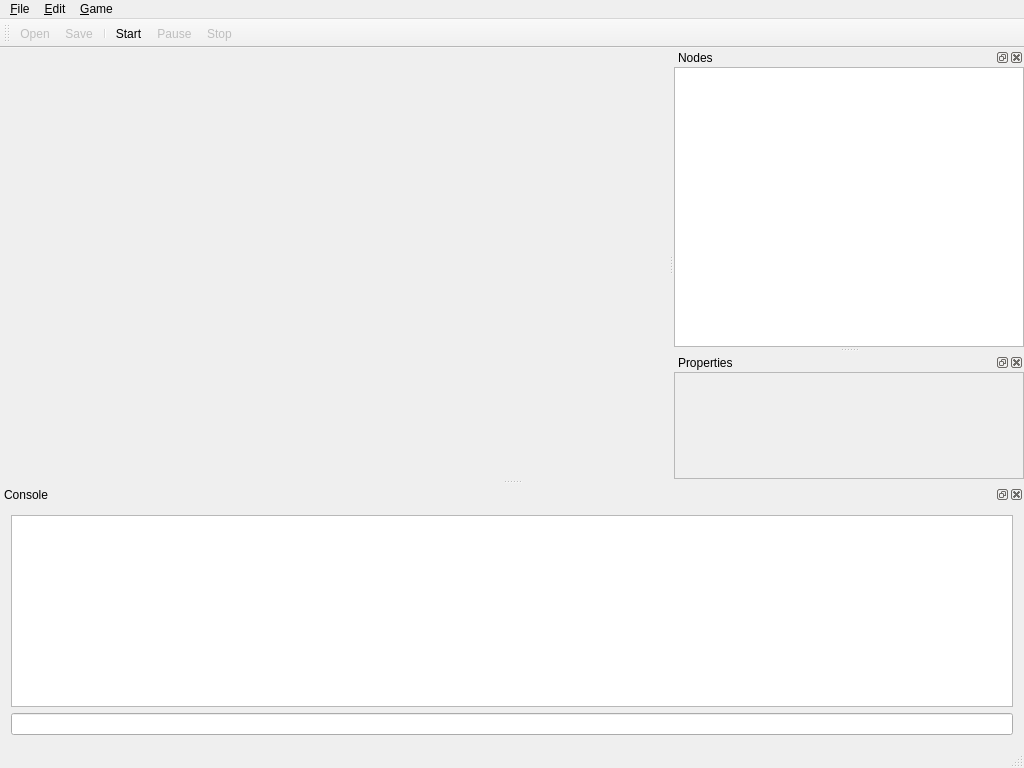
<?xml version="1.0" encoding="UTF-8"?>
<ui version="4.0">
 <class>MainWindow</class>
 <widget class="QMainWindow" name="MainWindow">
  <property name="geometry">
   <rect>
    <x>0</x>
    <y>0</y>
    <width>1024</width>
    <height>768</height>
   </rect>
  </property>
  <property name="windowTitle">
   <string>MainWindow</string>
  </property>
  <widget class="QWidget" name="centralWidget">
   <layout class="QHBoxLayout" name="horizontalLayout">
    <property name="spacing">
     <number>0</number>
    </property>
    <property name="leftMargin">
     <number>0</number>
    </property>
    <property name="topMargin">
     <number>0</number>
    </property>
    <property name="rightMargin">
     <number>0</number>
    </property>
    <property name="bottomMargin">
     <number>0</number>
    </property>
   </layout>
  </widget>
  <widget class="QMenuBar" name="menuBar">
   <property name="geometry">
    <rect>
     <x>0</x>
     <y>0</y>
     <width>1024</width>
     <height>17</height>
    </rect>
   </property>
   <widget class="QMenu" name="menu_File">
    <property name="title">
     <string>&amp;File</string>
    </property>
    <addaction name="actionNew"/>
    <addaction name="actionOpen"/>
    <addaction name="actionSave"/>
    <addaction name="actionSaveAs"/>
    <addaction name="separator"/>
    <addaction name="actionQuit"/>
   </widget>
   <widget class="QMenu" name="menu_Edit">
    <property name="title">
     <string>&amp;Edit</string>
    </property>
    <addaction name="actionUndo"/>
    <addaction name="actionRedo"/>
    <addaction name="separator"/>
    <addaction name="actionCut"/>
    <addaction name="actionCopy"/>
    <addaction name="actionPaste"/>
   </widget>
   <widget class="QMenu" name="menu_Game">
    <property name="title">
     <string>&amp;Game</string>
    </property>
    <addaction name="actionStart"/>
    <addaction name="actionPause"/>
    <addaction name="actionStop"/>
   </widget>
   <addaction name="menu_File"/>
   <addaction name="menu_Edit"/>
   <addaction name="menu_Game"/>
  </widget>
  <widget class="QToolBar" name="mainToolBar">
   <attribute name="toolBarArea">
    <enum>TopToolBarArea</enum>
   </attribute>
   <attribute name="toolBarBreak">
    <bool>false</bool>
   </attribute>
   <addaction name="actionOpen"/>
   <addaction name="actionSave"/>
   <addaction name="separator"/>
   <addaction name="actionStart"/>
   <addaction name="actionPause"/>
   <addaction name="actionStop"/>
  </widget>
  <widget class="QStatusBar" name="statusBar"/>
  <widget class="QDockWidget" name="dockWidgetConsole">
   <property name="windowTitle">
    <string>Console</string>
   </property>
   <attribute name="dockWidgetArea">
    <number>8</number>
   </attribute>
   <widget class="QWidget" name="dockWidgetContents">
    <layout class="QVBoxLayout" name="verticalLayout" stretch="0,0">
     <item>
      <widget class="QTextBrowser" name="textBrowser"/>
     </item>
     <item>
      <widget class="QLineEdit" name="lineEdit"/>
     </item>
    </layout>
   </widget>
  </widget>
  <widget class="QDockWidget" name="dockWidgetNodes">
   <property name="windowTitle">
    <string>Nodes</string>
   </property>
   <attribute name="dockWidgetArea">
    <number>2</number>
   </attribute>
   <widget class="QTreeView" name="treeView">
    <property name="minimumSize">
     <size>
      <width>350</width>
      <height>0</height>
     </size>
    </property>
   </widget>
  </widget>
  <widget class="QDockWidget" name="dockWidgetProperties">
   <property name="windowTitle">
    <string>Properties</string>
   </property>
   <attribute name="dockWidgetArea">
    <number>2</number>
   </attribute>
   <widget class="QScrollArea" name="scrollArea">
    <property name="widgetResizable">
     <bool>true</bool>
    </property>
    <widget class="QWidget" name="scrollAreaWidgetContents">
     <property name="geometry">
      <rect>
       <x>0</x>
       <y>0</y>
       <width>348</width>
       <height>92</height>
      </rect>
     </property>
     <layout class="QFormLayout" name="formLayout"/>
    </widget>
   </widget>
  </widget>
  <action name="actionNew">
   <property name="enabled">
    <bool>false</bool>
   </property>
   <property name="icon">
    <iconset resource="resources.qrc">
     <normaloff>:/EngineTest/images/actionNew.png</normaloff>:/EngineTest/images/actionNew.png</iconset>
   </property>
   <property name="text">
    <string>&amp;New</string>
   </property>
  </action>
  <action name="actionOpen">
   <property name="enabled">
    <bool>false</bool>
   </property>
   <property name="icon">
    <iconset resource="resources.qrc">
     <normaloff>:/EngineTest/images/actionOpen.png</normaloff>:/EngineTest/images/actionOpen.png</iconset>
   </property>
   <property name="text">
    <string>&amp;Open</string>
   </property>
  </action>
  <action name="actionSave">
   <property name="enabled">
    <bool>false</bool>
   </property>
   <property name="icon">
    <iconset resource="resources.qrc">
     <normaloff>:/EngineTest/images/actionSave.png</normaloff>:/EngineTest/images/actionSave.png</iconset>
   </property>
   <property name="text">
    <string>&amp;Save</string>
   </property>
  </action>
  <action name="actionSaveAs">
   <property name="enabled">
    <bool>false</bool>
   </property>
   <property name="icon">
    <iconset resource="resources.qrc">
     <normaloff>:/EngineTest/images/actionSaveAs.png</normaloff>:/EngineTest/images/actionSaveAs.png</iconset>
   </property>
   <property name="text">
    <string>Save &amp;As</string>
   </property>
  </action>
  <action name="actionQuit">
   <property name="enabled">
    <bool>true</bool>
   </property>
   <property name="icon">
    <iconset resource="resources.qrc">
     <normaloff>:/EngineTest/images/actionQuit.png</normaloff>:/EngineTest/images/actionQuit.png</iconset>
   </property>
   <property name="text">
    <string>&amp;Quit</string>
   </property>
  </action>
  <action name="actionUndo">
   <property name="enabled">
    <bool>false</bool>
   </property>
   <property name="icon">
    <iconset resource="resources.qrc">
     <normaloff>:/EngineTest/images/actionUndo.png</normaloff>:/EngineTest/images/actionUndo.png</iconset>
   </property>
   <property name="text">
    <string>&amp;Undo</string>
   </property>
  </action>
  <action name="actionRedo">
   <property name="enabled">
    <bool>false</bool>
   </property>
   <property name="icon">
    <iconset resource="resources.qrc">
     <normaloff>:/EngineTest/images/actionRedo.png</normaloff>:/EngineTest/images/actionRedo.png</iconset>
   </property>
   <property name="text">
    <string>&amp;Redo</string>
   </property>
  </action>
  <action name="actionCut">
   <property name="enabled">
    <bool>false</bool>
   </property>
   <property name="icon">
    <iconset resource="resources.qrc">
     <normaloff>:/EngineTest/images/actionCut.png</normaloff>:/EngineTest/images/actionCut.png</iconset>
   </property>
   <property name="text">
    <string>&amp;Cut</string>
   </property>
  </action>
  <action name="actionCopy">
   <property name="enabled">
    <bool>false</bool>
   </property>
   <property name="icon">
    <iconset resource="resources.qrc">
     <normaloff>:/EngineTest/images/actionCopy.png</normaloff>:/EngineTest/images/actionCopy.png</iconset>
   </property>
   <property name="text">
    <string>C&amp;opy</string>
   </property>
  </action>
  <action name="actionPaste">
   <property name="enabled">
    <bool>false</bool>
   </property>
   <property name="icon">
    <iconset resource="resources.qrc">
     <normaloff>:/EngineTest/images/actionPaste.png</normaloff>:/EngineTest/images/actionPaste.png</iconset>
   </property>
   <property name="text">
    <string>&amp;Paste</string>
   </property>
  </action>
  <action name="actionStart">
   <property name="icon">
    <iconset resource="resources.qrc">
     <normaloff>:/EngineTest/images/actionRun.png</normaloff>:/EngineTest/images/actionRun.png</iconset>
   </property>
   <property name="text">
    <string>Sta&amp;rt</string>
   </property>
   <property name="toolTip">
    <string>Start</string>
   </property>
  </action>
  <action name="actionPause">
   <property name="enabled">
    <bool>false</bool>
   </property>
   <property name="icon">
    <iconset resource="resources.qrc">
     <normaloff>:/EngineTest/images/actionPause.png</normaloff>:/EngineTest/images/actionPause.png</iconset>
   </property>
   <property name="text">
    <string>&amp;Pause</string>
   </property>
  </action>
  <action name="actionStop">
   <property name="enabled">
    <bool>false</bool>
   </property>
   <property name="icon">
    <iconset resource="resources.qrc">
     <normaloff>:/EngineTest/images/actionStop.png</normaloff>:/EngineTest/images/actionStop.png</iconset>
   </property>
   <property name="text">
    <string>&amp;Stop</string>
   </property>
  </action>
 </widget>
 <layoutdefault spacing="6" margin="11"/>
 <resources>
  <include location="resources.qrc"/>
 </resources>
 <connections>
  <connection>
   <sender>actionQuit</sender>
   <signal>triggered()</signal>
   <receiver>MainWindow</receiver>
   <slot>close()</slot>
   <hints>
    <hint type="sourcelabel">
     <x>-1</x>
     <y>-1</y>
    </hint>
    <hint type="destinationlabel">
     <x>511</x>
     <y>383</y>
    </hint>
   </hints>
  </connection>
 </connections>
</ui>
